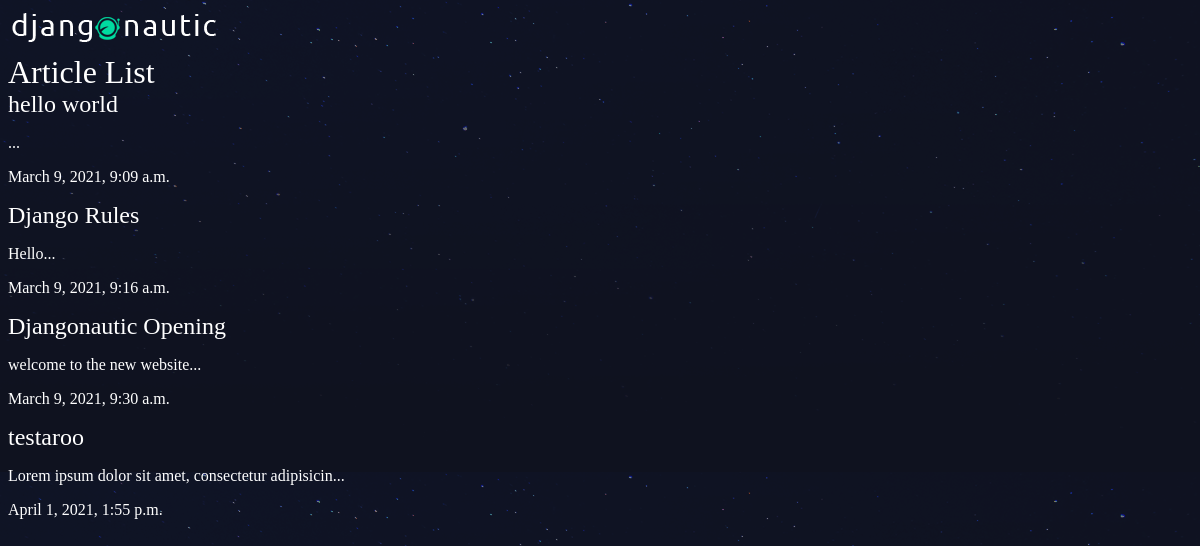
The page /articles/ on the database as committed earlier.
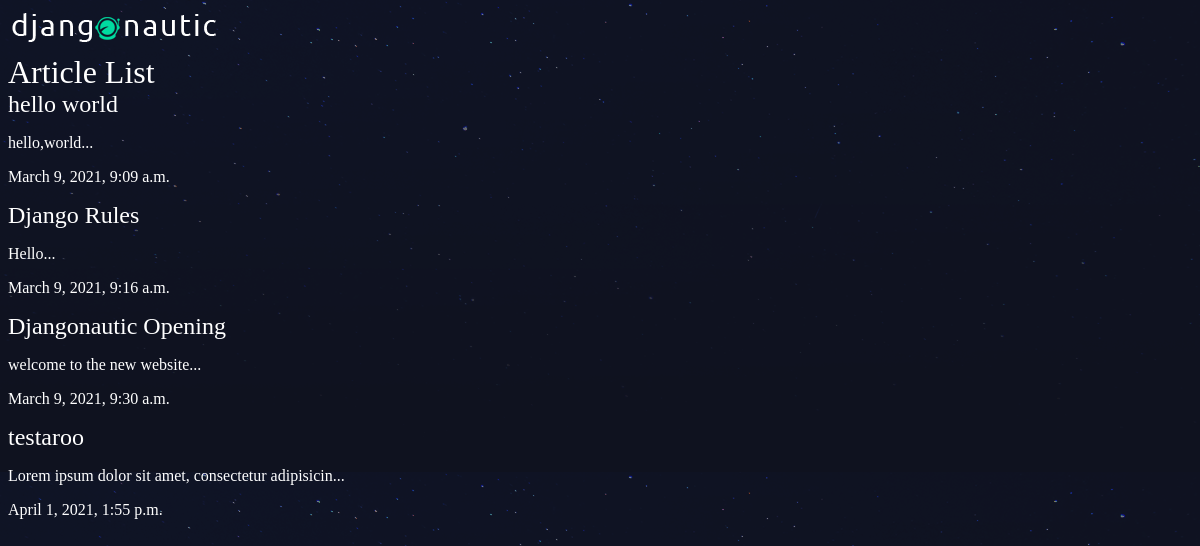
The same page on the database as committed later.
### articles/models.py (models this page shows, shortened)
class Article(models.Model):
    title = models.CharField(max_length=100)
    slug = models.SlugField()
    body = models.TextField()
    date = models.DateTimeField(auto_now_add=True)
    def snippet(self):
        return self.body[:50] + '...'

### articles/views.py (the view)
# urls.py: path('', views.article_list, name="list"),
def article_list(request):
    articles = Article.objects.all().order_by('date')
    return render(request,'articles/article_list.html',{'articles': articles})

### articles/templates/articles/article_list.html
{% extends 'base_layout.html' %}
{% block content %}
    <h1>Article List</h1>
    <div class="articles">
        {% for article in articles %}
            <div class="article">
                <h2><a href="{% url 'articles:detail' article.slug %}">{{ article.title }}</a></h2>
                <p>{{ article.snippet }}</p>
                <p>{{ article.date }}</p>
            </div>
        {% endfor %}
    </div>
{% endblock %}

Rows that differ between the two databases and show on the page:
changed Article "hello world": snippet "..." → "hello,world..."
